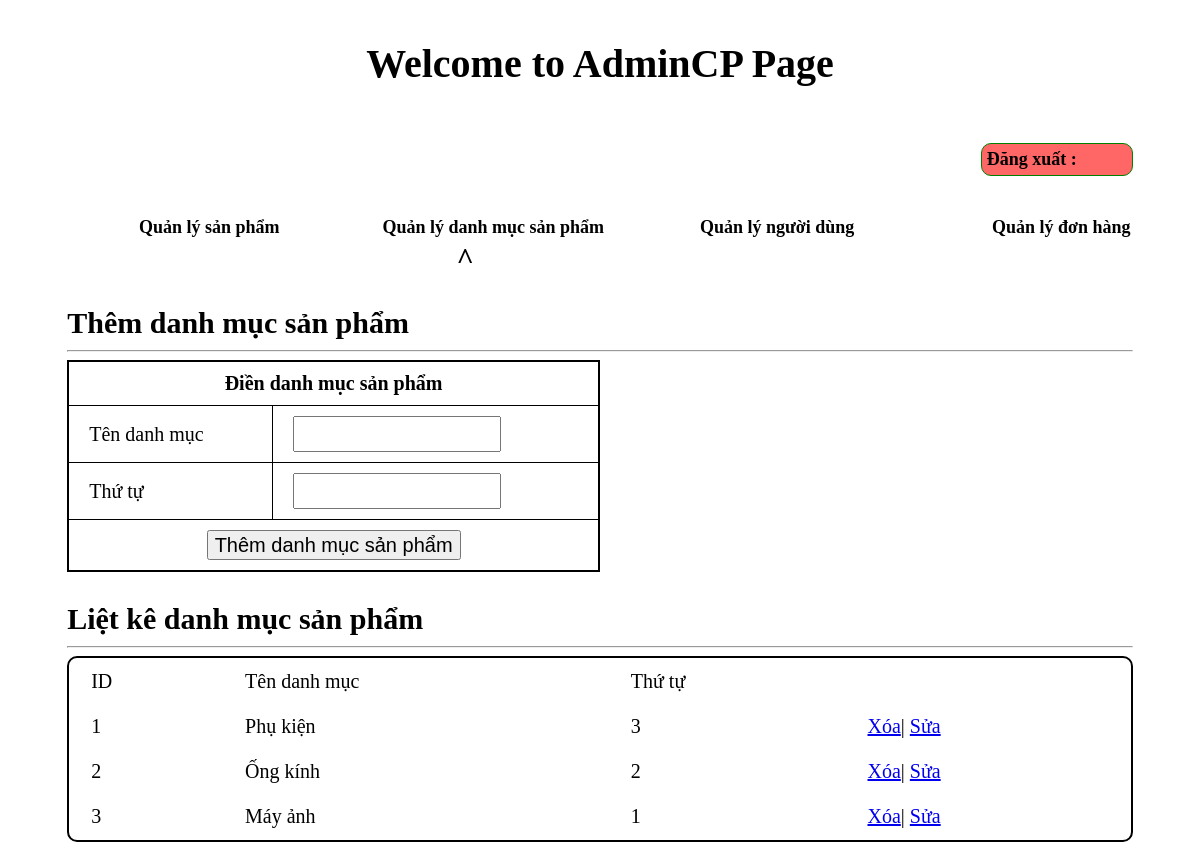
The app's page /admincp/index.php?action=quanlydanhmucsanpham&query=them with its own data.
### tables this page shows
CREATE TABLE `tbl_danhmuc` (
  `id_danhMuc` int(11) NOT NULL,
  `tenDanhMuc` varchar(100) NOT NULL,
  `thuTu` int(11) NOT NULL
);

### admincp/modules/quanlydanhmucsp/lietke.php (the view)
<?php
    $sql_lietke="SELECT * FROM tbl_danhmuc ORDER BY thutu DESC";
    $result_lietke= mysqli_query($connect,$sql_lietke);
?>
<p style="font-size:30px;"><b>Liệt kê danh mục sản phẩm</b></p>
<hr style="margin-top:-20px;">
 <table style="width: 100%; border: 1;" style="border-collapse:collapse;">
     <tr>
         <td>ID</td>
         <td>Tên danh mục</td>
         <td>Thứ tự</td>
     </tr>
     <?php
    $i=0;
    while($row=mysqli_fetch_array($result_lietke)){
        $i++;
     ?>
     <tr style="border-top:2px orange solid">
         <td><?php echo $i ?></td>
         <td><?php echo $row['tenDanhMuc'] ?></td>
         <td><?php echo $row['thuTu']?></td>
         <td>
            <a href="modules/quanlydanhmucsp/xuly.php?iddanhmuc=<?php echo $row['id_danhMuc']?>">Xóa</a>|
             <a href="?action=quanlydanhmucsanpham&query=sua&iddanhmuc=<?php echo $row['id_danhMuc']?>">Sửa</a>
         </td>
     </tr>
     <?php
    }
    ?>
 </table>

### admincp/css/style_qlsp_them.css (style rules this page uses)
table { border: 2px solid #000; border-radius: 10px; }
td, th { padding: 10px 20px 10px 20px; }
td, th { font-size: 20px; }

### records on screen
tbl_danhmuc: tenDanhMuc "Phụ kiện", thuTu "3"
tbl_danhmuc: tenDanhMuc "Ống kính", thuTu "2"
tbl_danhmuc: tenDanhMuc "Máy ảnh", thuTu "1"
